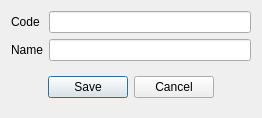
<?xml version="1.0" encoding="UTF-8"?>
<ui version="4.0">
 <class>REGuestTitle</class>
 <widget class="QDialog" name="REGuestTitle">
  <property name="geometry">
   <rect>
    <x>0</x>
    <y>0</y>
    <width>262</width>
    <height>113</height>
   </rect>
  </property>
  <property name="windowTitle">
   <string>Guest title</string>
  </property>
  <layout class="QVBoxLayout" name="verticalLayout">
   <item>
    <layout class="QGridLayout" name="gridLayout">
     <item row="0" column="1">
      <widget class="EQLineEdit" name="leCode">
       <property name="focusPolicy">
        <enum>Qt::NoFocus</enum>
       </property>
       <property name="Field" stdset="0">
        <string>f_id</string>
       </property>
       <property name="PrimaryKey" stdset="0">
        <bool>true</bool>
       </property>
      </widget>
     </item>
     <item row="1" column="1">
      <widget class="EQLineEdit" name="leName">
       <property name="Field" stdset="0">
        <string>f_en</string>
       </property>
      </widget>
     </item>
     <item row="0" column="0">
      <widget class="QLabel" name="label">
       <property name="text">
        <string>Code</string>
       </property>
      </widget>
     </item>
     <item row="1" column="0">
      <widget class="QLabel" name="label_2">
       <property name="text">
        <string>Name</string>
       </property>
      </widget>
     </item>
    </layout>
   </item>
   <item>
    <widget class="QWidget" name="widget" native="true">
     <layout class="QHBoxLayout" name="horizontalLayout">
      <item>
       <spacer name="horizontalSpacer">
        <property name="orientation">
         <enum>Qt::Horizontal</enum>
        </property>
        <property name="sizeHint" stdset="0">
         <size>
          <width>26</width>
          <height>20</height>
         </size>
        </property>
       </spacer>
      </item>
      <item>
       <widget class="QPushButton" name="btnSave">
        <property name="text">
         <string>Save</string>
        </property>
       </widget>
      </item>
      <item>
       <widget class="QPushButton" name="btnCancel">
        <property name="text">
         <string>Cancel</string>
        </property>
       </widget>
      </item>
      <item>
       <spacer name="horizontalSpacer_2">
        <property name="orientation">
         <enum>Qt::Horizontal</enum>
        </property>
        <property name="sizeHint" stdset="0">
         <size>
          <width>26</width>
          <height>20</height>
         </size>
        </property>
       </spacer>
      </item>
     </layout>
    </widget>
   </item>
  </layout>
 </widget>
 <customwidgets>
  <customwidget>
   <class>EQLineEdit</class>
   <extends>QLineEdit</extends>
   <header location="global">eqlineedit.h</header>
   <slots>
    <signal>customButtonClicked(bool)</signal>
   </slots>
  </customwidget>
 </customwidgets>
 <resources/>
 <connections/>
</ui>
